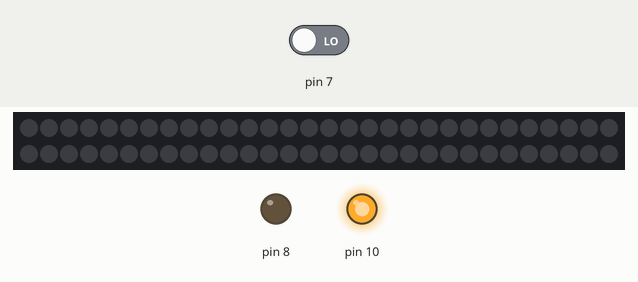
This sketch was run on a simulated Arduino Uno, built with avr-gcc and run on an emulated ATmega328P. Parts: 60 RGB LEDs in strip order, left to right, continuing on the next row, output pins drawn as LEDs (lit = HIGH). Inputs (shaded band) come from the test bench; at power-on: pin 7 LOW. Dim RGB values are drawn brighter than linear.

Above: at 1.4 s.
1.5 s: pin 7 driven HIGH
At 2.7 s:
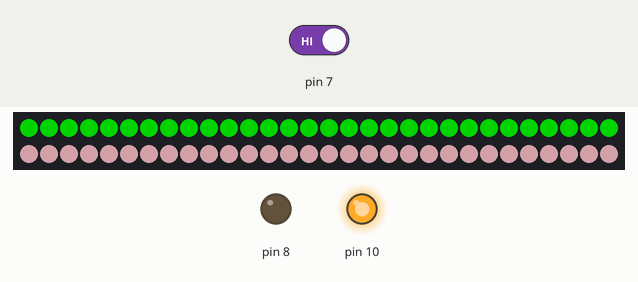
4.5 s: pin 7 driven LOW
At 5.6 s:
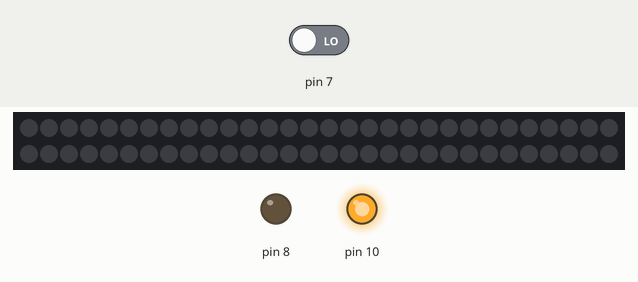
Timing chart, 0 to 7.5 s (numbered marks = the images above; inputs shaded):
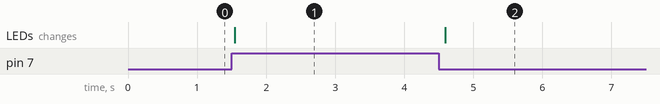

The sketch:

alice_table_arduino_green_pink_no_rfid.ino
```cpp
/**
 * ----------------------------------------------------------------------------
 * This is a MFRC522 library example; see https://github.com/miguelbalboa/rfid and https://create.arduino.cc/projecthub/Aritro/security-access-using-rfid-reader-f7c746
 * for further details and other examples.
 *
 * Typical pin layout used:
 * -----------------------------------------------------------------------------------------
 *             MFRC522      Arduino       Arduino   Arduino    Arduino          Arduino
 *             Reader/PCD   Uno           Mega      Nano v3    Leonardo/Micro   Pro Micro
 * Signal      Pin          Pin           Pin       Pin        Pin              Pin
 * -----------------------------------------------------------------------------------------
 * RST/Reset   RST          9             5         D9         RESET/ICSP-5     RST
 * SPI SS      SDA(SS)      10            53        D10        10               10
 * SPI MOSI    MOSI         11 / ICSP-4   51        D11        ICSP-4           16
 * SPI MISO    MISO         12 / ICSP-1   50        D12        ICSP-1           14
 * SPI SCK     SCK          13 / ICSP-3   52        D13        ICSP-3           15
 *
 */

// LED STRIP PIN: 6

#include <SPI.h>
#include <MFRC522.h>
#include <FastLED.h>
#define LED_PIN     6
#define NUM_LEDS    60
CRGB leds[NUM_LEDS];
#define RST_PIN         9          // Configurable, see typical pin layout above
#define SS_PIN_1        A0         // Configurable, see typical pin layout above
#define SS_PIN_2        A1         // Configurable, see typical pin layout above
#define SS_PIN_3        A2         // Configurable, see typical pin layout above
#define SS_PIN_4        A3         // Configurable, see typical pin layout above

MFRC522 mfrc522_1(SS_PIN_1, RST_PIN);   // Create MFRC522 instances.
MFRC522 mfrc522_2(SS_PIN_2, RST_PIN);
MFRC522 mfrc522_3(SS_PIN_3, RST_PIN);
MFRC522 mfrc522_4(SS_PIN_4, RST_PIN);

byte uuid_1[4] = {0x7A,0x18,0x95,0x35};
byte uuid_2[4] = {0x7A,0x18,0x95,0x35};
byte uuid_3[4] = {0x7A,0x18,0x95,0x35};
byte uuid_4[4] = {0x7A,0x18,0x95,0x35};

int ttl1 = 0, ttl2 = 0, ttl3 = 0, ttl4 = 0;

/**
 * Initialize.
 */
void setup() {
    Serial.begin(9600); // Initialize serial communications with the PC

    SPI.begin();        // Init SPI bus
    mfrc522_1.PCD_Init(); // Init MFRC522 cards
    mfrc522_2.PCD_Init();
    mfrc522_3.PCD_Init();
    mfrc522_4.PCD_Init();

    // output led
    pinMode(8,OUTPUT);
    // input from arduino #1
    pinMode(7,INPUT);
    FastLED.addLeds<WS2812, LED_PIN, GRB>(leds, NUM_LEDS);


}

byte read1 = 0, read2 = 0, read3 = 0, read4 = 0;

void loop() {

    if(digitalRead(7) == 1){


            // FIX LIGHTING
      ledStrip(0, 29, 0, 127.5, 0);
      ledStrip(30, 59, 127.5, 96, 101.5);

    }
    else{
      ledStrip(0, 59, 0, 0, 0);
    }
    // check the things
    // check the things
    if (mfrc522_1.PICC_IsNewCardPresent() && mfrc522_1.PICC_ReadCardSerial()) {
      Serial.print("DDD");
      if (checkUID1(uuid_1)) { read1 = 1; }
      else if (checkUID1(uuid_2)) { read1 = 2; }
      else { read1 = 0; }

      if (read1) ttl1 = 5;

      delay(50);
      mfrc522_1.PCD_Init();
      mfrc522_1.uid.uidByte[0] = 0;
    }

    if (mfrc522_2.PICC_IsNewCardPresent() && mfrc522_2.PICC_ReadCardSerial()) {
      if (checkUID2(uuid_1)) { read2 = 1; }
      else if (checkUID2(uuid_2)) { read2 = 2; }
      else { read2 = 0; }

      if (read2) ttl2 = 5;

      delay(50);
      mfrc522_2.PCD_Init();
      mfrc522_2.uid.uidByte[0] = 0;
    }

    if (mfrc522_3.PICC_IsNewCardPresent() && mfrc522_3.PICC_ReadCardSerial()) {
      if (checkUID3(uuid_3)) { read3 = 1; }
      else if (checkUID3(uuid_4)) { read3 = 2; }
      else { read3 = 0; }

      if (read3) ttl3 = 5;

      delay(50);
      mfrc522_3.PCD_Init();
      mfrc522_3.uid.uidByte[0] = 0;
    }

    if (mfrc522_4.PICC_IsNewCardPresent() && mfrc522_4.PICC_ReadCardSerial()) {
      if (checkUID4(uuid_3)) { read4 = 1; }
      else if (checkUID4(uuid_4)) { read4 = 2; }
      else { read4 = 0; }

      if (read4) ttl4 = 5;

      delay(50);
      mfrc522_4.PCD_Init();
      mfrc522_4.uid.uidByte[0] = 0;
    }

    if (ttl1) ttl1--;
    if (ttl2) ttl2--;
    if (ttl3) ttl3--;
    if (ttl4) ttl4--;

    if (!ttl1) read1 = 0;
    if (!ttl2) read2 = 0;
    if (!ttl3) read3 = 0;
    if (!ttl4) read4 = 0;

    if (read1) {

    }
    if (read2) {
      // brighten LEDs near reader 2
    }
    if (read3) {
      // brighten LEDs near reader 3
    }
    if (read4) {
      // brighten LEDs near reader 4
    }

    // win logic
    // When you activate all of the RFID'S
    if (((read1 == 1 && read2 == 2) || (read1 == 2 && read2 == 1)) && ((read3 == 1 && read4 == 2) || (read3 == 2 && read4 == 1))) {
      // brighten LEDs all the way
      // send a signal back to arduino 1
      digitalWrite(8,HIGH);
      // i think we want to halt here?
      while(1) {delay(100);}
    }
}


bool checkUID1(byte *uid) {
  return (mfrc522_1.uid.uidByte[0] == uid[0] && mfrc522_1.uid.uidByte[1] == uid[1] && mfrc522_1.uid.uidByte[2] == uid[2] && mfrc522_1.uid.uidByte[3] == uid[3]);
}
bool checkUID2(byte *uid) {
  return (mfrc522_2.uid.uidByte[0] == uid[0] && mfrc522_2.uid.uidByte[1] == uid[1] && mfrc522_2.uid.uidByte[2] == uid[2] && mfrc522_2.uid.uidByte[3] == uid[3]);
}
bool checkUID3(byte *uid) {
  return (mfrc522_3.uid.uidByte[0] == uid[0] && mfrc522_3.uid.uidByte[1] == uid[1] && mfrc522_3.uid.uidByte[2] == uid[2] && mfrc522_3.uid.uidByte[3] == uid[3]);
}
bool checkUID4(byte *uid) {
  return (mfrc522_4.uid.uidByte[0] == uid[0] && mfrc522_4.uid.uidByte[1] == uid[1] && mfrc522_4.uid.uidByte[2] == uid[2] && mfrc522_4.uid.uidByte[3] == uid[3]);
}


void ledStrip(int start, int amount, int red, int green, int blue) {
  for (int i = start; i <= amount; i ++) {
    leds[i] = CRGB(red, green, blue);
  }
  FastLED.show();
}
```

Measured:
- after the input at 1.5 s, the LEDs: change at once (image 1)
- after the input at 4.5 s, the LEDs: change after 0.10 s (image 2)
